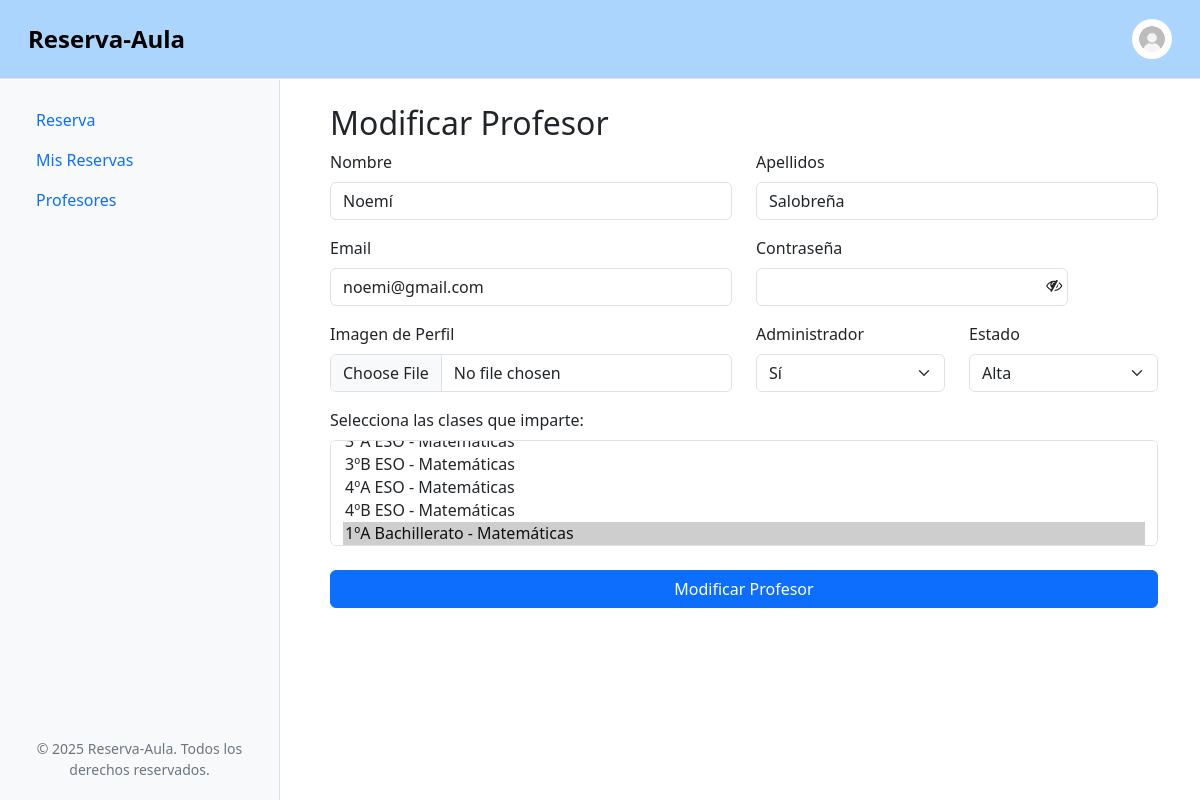
The page /editar-profesor.php?id=1 (signed in) on the database its author committed.
### tables this page shows
CREATE TABLE Profesores (
    IdProfesor INT AUTO_INCREMENT,
    Nombre VARCHAR(50) NOT NULL,
    Apellidos VARCHAR(50) NOT NULL,
    Email VARCHAR(50) UNIQUE NOT NULL,
    Passwd VARCHAR(255) NOT NULL,
    EsAdmin BOOLEAN NOT NULL DEFAULT FALSE,
    EsAlta BOOLEAN NOT NULL DEFAULT TRUE,
    ImgPerfilURL VARCHAR(255),
    PRIMARY KEY (IdProfesor)
);

### src/includes/funciones.php (called while the page is built, shortened)
<?php
function obtenerProfesor($conexion, $idProfesor)
{
    $idProfesor = (int)$idProfesor;
    $consulta = "SELECT * FROM Profesores WHERE IdProfesor = $idProfesor";
    $resultado = mysqli_query($conexion, $consulta);
    if ($resultado && mysqli_num_rows($resultado) == 1) {
        $profesor = mysqli_fetch_assoc($resultado);
    } else {
        $profesor = null;
    }
    return $profesor;
}
function obtenerCursosAsignaturas($conexion)
{
    $consulta = "SELECT ca.IdCurso,
                    c.Nombre AS NombreCurso,
                    ca.IdAsignatura,
                    a.Nombre AS NombreAsignatura
                FROM Curso_Asignatura ca
                JOIN Cursos c ON ca.IdCurso = c.IdCurso
                JOIN Asignaturas a ON ca.IdAsignatura = a.IdAsignatura;
                ";
    $resultado = mysqli_query($conexion, $consulta);
    $cusrosAsignaturas = array();
    if ($resultado && mysqli_num_rows($resultado) >= 1) {
        while ($fila = mysqli_fetch_assoc($resultado)) {
            $cusrosAsignaturas[] = $fila;
        }
    }
    return $cusrosAsignaturas;
}
function obtenerCursoAsignaturaDelProfesor($conexion, $idProfesor)
{
    $consulta = "SELECT IdCurso, IdAsignatura
            FROM Profesor_Curso_Asignatura
            WHERE IdProfesor = " . (int)$idProfesor;
    $resultado = mysqli_query($conexion, $consulta);
    if (mysqli_num_rows($resultado) > 0) {
        $asignaturasProfesor = [];
        while ($fila = mysqli_fetch_assoc($resultado)) {
            $asignaturasProfesor[] = $fila['IdCurso'] . "-" . $fila['IdAsignatura'];
        }
        return $asignaturasProfesor;
    } else {
        return [];
    }
}

### src/editar-profesor.php (the view, shortened to what this page needs)
<?php
require_once 'includes/header.php';
$idProfesor = $_GET['id'];
$profesor = obtenerProfesor($db, $idProfesor);
?>
<h2>Modificar Profesor</h2>
<div class="form-container">
    <form action="./acciones/procesar-editar-profesor.php" method="POST" enctype="multipart/form-data">
        <div class="row mb-3">
            <div class="col-md-6">
                <label for="nombre" class="form-label">Nombre</label>
                <input type="text" class="form-control" id="nombre" name="nombre"
                    pattern="^[A-Za-zÁÉÍÓÚáéíóúÑñ\s]{2,50}$"
                    title="Solo letras y espacios. Mínimo 2 y máximo 50 caracteres."
                    value="<?php echo htmlspecialchars($profesor['Nombre']); ?>" required>
            </div>
            <div class="col-md-6">
                <label for="apellidos" class="form-label">Apellidos</label>
                <input type="text" class="form-control" id="apellidos" name="apellidos"
                    pattern="^[A-Za-zÁÉÍÓÚáéíóúÑñ\s]{2,50}$"
                    title="Solo letras y espacios. Mínimo 2 y máximo 50 caracteres."
                    value="<?php echo htmlspecialchars($profesor['Apellidos']); ?>" required>
            </div>
        </div>
        <div class="row mb-3">
            <div class="col-md-6">
                <label for="email" class="form-label">Email</label>
                <input type="email" class="form-control" id="email" name="email"
                    pattern="^[a-zA-Z0-9._%+-]+@[a-zA-Z0-9.-]+\.[a-zA-Z]{2,}$"
                    title="Debe ser un email válido (ejemplo@dominio.com)."
                    value="<?php echo htmlspecialchars($profesor['Email']); ?>" required>
            </div>
            <div class="col-md-6">
                <label for="passwd" class="form-label">Contraseña</label>
                <div class="passContainer">
                    <input type="password" class="form-control" id="passwd" name="passwd"
                        pattern="^(?=.*[a-z])(?=.*[A-Z])(?=.*\d)(?=.*[@$!%*?&])[A-Za-z\d@$!%*?&]{8,}$"
                        title="Mínimo 8 caracteres, al menos una mayúscula, una minúscula, un número y un carácter especial.">
                    <i class="fa fa-eye-slash" aria-hidden="true"></i>
                </div>
            </div>
        </div>
        <div class="row mb-3">
            <div class="col-md-6">
                <label for="imgPerfil" class="form-label">Imagen de Perfil</label>
                <input type="file" class="form-control" id="imgPerfil" name="imgPerfil"
                    accept="image/png, image/jpeg, image/jpg">
            </div>
            <div class="col-md-3">
                <label class="form-label">Administrador</label>
                <select class="form-select" id="esAdmin" name="esAdmin">
                    <option value="1" <?php if($profesor['EsAdmin']) echo "selected" ?>>Sí</option>
                </select>
            </div>
            <div class="col-md-3">
                <label class="form-label">Estado</label>
                <select class="form-select" id="esAlta" name="esAlta">
                    <option value="1" <?php if($profesor['EsAlta']) echo "selected" ?>>Alta</option>
                </select>
            </div>
        </div>
        <?php
        $cursosAsignaturas = obtenerCursosAsignaturas($db);
        $asignaturaPropias = obtenerCursoAsignaturaDelProfesor($db, $idProfesor);
        ?>
        <div>
            <label  class="form-label" for="clases">Selecciona las clases que imparte:</label>
            <select id="clases" name="clases[]" class="form-select" multiple="multiple">
            <?php
            foreach ($cursosAsignaturas as $linea) {
                $valor = $linea['IdCurso'] . "-" . $linea['IdAsignatura'];
                $selected = in_array($valor, $asignaturaPropias) ? "selected" : "";
                echo "<option value='$valor' $selected>$linea[NombreCurso] - $linea[NombreAsignatura]</option>";
            }
        ?>
            </select>
        </div>
        <button type="submit" class="btn btn-primary w-100 mt-4">Modificar Profesor</button>
    </form>
</div>
<?php require_once 'includes/footer.php'; ?>

### src/assets/css/style.css (style rules this page uses)
div.passContainer { position: absolute; width: 492px; }
i.fa { position: relative; top: -33px; left: 93%; }
@media (max-width: 1200.00px) { div.passContainer { max-width: 312px; } }
@media (max-width: 1400.00px) { div.passContainer { width: 402px; } }

### rows shown on the page
profesores: nombre "Noemí", apellidos "Salobreña", email "noemi@gmail.com", esAdmin "Sí", esAlta "Alta"

### other values the page prints
form field value "3ºB ESO - Matemáticas / 4ºA ESO - Matemáticas / 4ºB ESO - Matemáticas / 1ºA Bachillerato - Matemáticas ☑"
